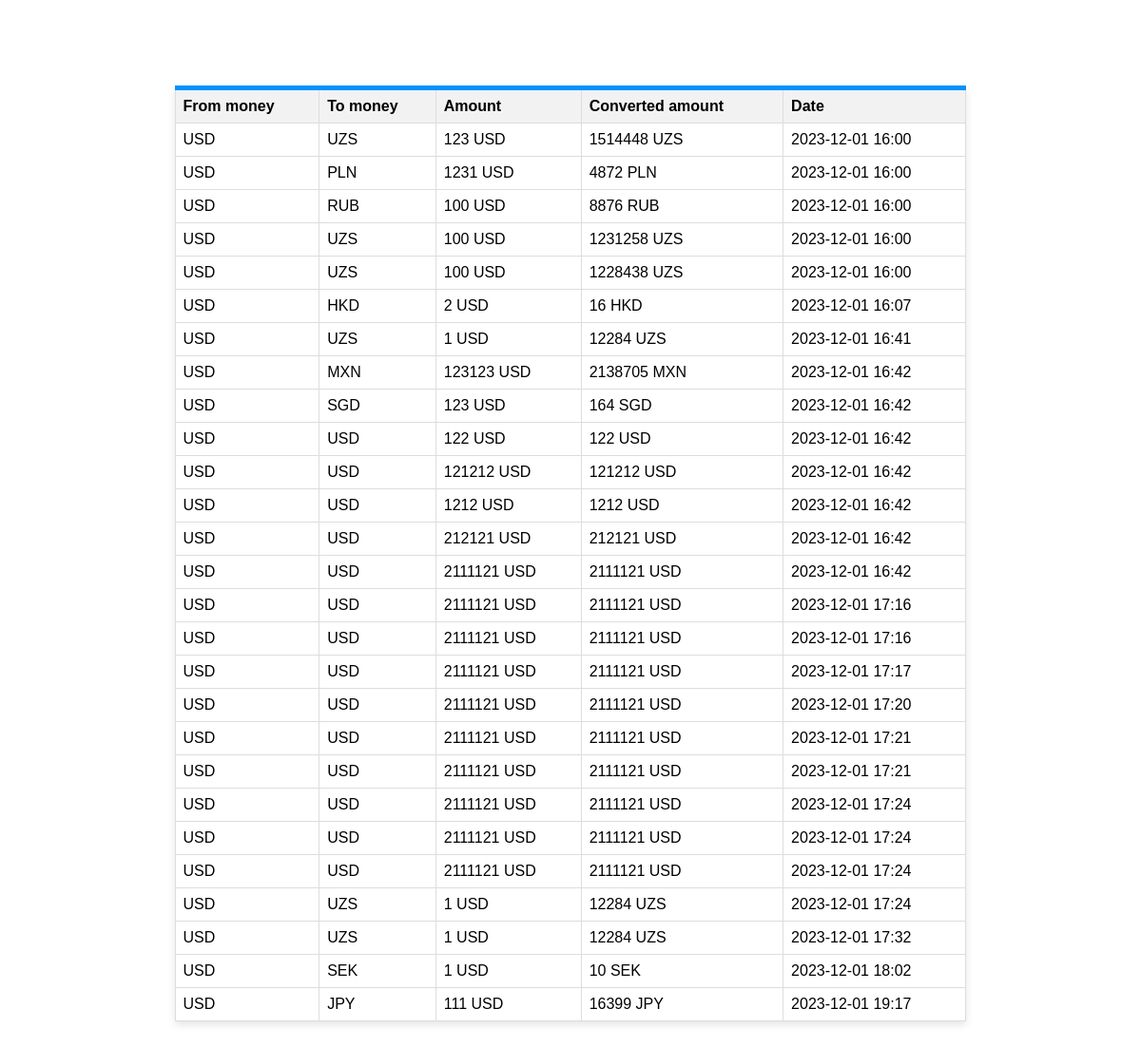
The page /history/ on the database its author committed.
### exchanging/models.py (models this page shows, shortened)
class Currency(models.Model):
    to_money = models.CharField(max_length=5)
    from_money = models.CharField(max_length=5)
    amount = models.DecimalField(max_digits=10, decimal_places=2)
    converted_amount = models.DecimalField(max_digits=10, decimal_places=2)
    date = models.DateTimeField(default=timezone.datetime.now)

### exchanging/views.py (the view)
# urls.py: path('history/', history, name='conversion_history'),
def history(request):
    return render(request, 'exchanging/history.html', {'currencies': models.Currency.objects.all()})

### exchanging/templates/exchanging/history.html (shortened to what this page needs)
{% extends 'exchanging/base.html' %}
{% block content %}
    <div class="container1">
        <table>
                <thead>
                    <tr>
                        <th>From money</th>
                        <th>To money</th>
                        <th>Amount</th>
                        <th>Converted amount</th>
                        <th>Date</th>
                    </tr>
                </thead>
                <tbody>
                {% for a in currencies %}
                    <tr>
                            <td>{{ a.from_money}}</td>
                            <td>{{ a.to_money}}</td>
                            <td>{{ a.amount|floatformat:0}} {{ a.from_money }}</td>
                            <td>{{ a.converted_amount|floatformat:0 }} {{ a.to_money }}</td>
                            <td>{{ a.date|date:"Y-m-d H:i"}}</td>
                    </tr>
                {% endfor %}
                </tbody>
        </table>
    </div>
{% endblock %}

### exchanging/templates/exchanging/base.html (shortened to what this page needs)
{% load static %}
<!DOCTYPE html>
<html lang="en">
<head>
    <link rel="stylesheet" href="{% static 'exchanging/style.css' %}">
</head>
<body>
    {% block content %}{% endblock content %}
</body>
</html>

### exchanging/static/exchanging/style.css (style rules this page uses)
* { padding: 0; margin: 0; box-sizing: border-box; }
body { justify-content: center; align-items: center; font-family: Arial, sans-serif; display: flex; margin: 0; }
.container1 { display: flex; padding-bottom: 30px; width: 83.3%; justify-content: center; align-items: center; flex-direction: column; margin:70px 0; }
table { width: 83.33%; height: 75%; border-collapse: collapse; margin-top: 20px; box-shadow: 0 4px 8px rgba(0, 0, 0, 0.1); }
thead { background-color: #3498db; border-top: 5px solid rgb(0, 145, 255);; }
th, td { border: 1px solid #dddddd; text-align: left; padding: 8px; }
th { background-color: #f2f2f2; }

### rows shown on the page
Currency: from_money "USD", to_money "UZS", amount "123", converted_amount "1514448", date "2023-12-01 16:00"
Currency: from_money "USD", to_money "PLN", amount "1231", converted_amount "4872", date "2023-12-01 16:00"
Currency: from_money "USD", to_money "RUB", amount "100", converted_amount "8876", date "2023-12-01 16:00"
Currency: from_money "USD", to_money "UZS", amount "100", converted_amount "1231258", date "2023-12-01 16:00"
Currency: from_money "USD", to_money "UZS", amount "100", converted_amount "1228438", date "2023-12-01 16:00"
Currency: from_money "USD", to_money "HKD", amount "2", converted_amount "16", date "2023-12-01 16:07"
Currency: from_money "USD", to_money "UZS", amount "1", converted_amount "12284", date "2023-12-01 16:41"
Currency: from_money "USD", to_money "MXN", amount "123123", converted_amount "2138705", date "2023-12-01 16:42"
Currency: from_money "USD", to_money "SGD", amount "123", converted_amount "164", date "2023-12-01 16:42"
Currency: from_money "USD", to_money "USD", amount "122", converted_amount "122", date "2023-12-01 16:42"
Currency: from_money "USD", to_money "USD", amount "121212", converted_amount "121212", date "2023-12-01 16:42"
Currency: from_money "USD", to_money "USD", amount "1212", converted_amount "1212", date "2023-12-01 16:42"
Currency: from_money "USD", to_money "USD", amount "212121", converted_amount "212121", date "2023-12-01 16:42"
Currency: from_money "USD", to_money "USD", amount "2111121", converted_amount "2111121", date "2023-12-01 16:42"
Currency: from_money "USD", to_money "USD", amount "2111121", converted_amount "2111121", date "2023-12-01 17:16"
Currency: from_money "USD", to_money "USD", amount "2111121", converted_amount "2111121", date "2023-12-01 17:16"
Currency: from_money "USD", to_money "USD", amount "2111121", converted_amount "2111121", date "2023-12-01 17:17"
Currency: from_money "USD", to_money "USD", amount "2111121", converted_amount "2111121", date "2023-12-01 17:20"
Currency: from_money "USD", to_money "USD", amount "2111121", converted_amount "2111121", date "2023-12-01 17:21"
Currency: from_money "USD", to_money "USD", amount "2111121", converted_amount "2111121", date "2023-12-01 17:21"
Currency: from_money "USD", to_money "USD", amount "2111121", converted_amount "2111121", date "2023-12-01 17:24"
Currency: from_money "USD", to_money "USD", amount "2111121", converted_amount "2111121", date "2023-12-01 17:24"
Currency: from_money "USD", to_money "USD", amount "2111121", converted_amount "2111121", date "2023-12-01 17:24"
Currency: from_money "USD", to_money "UZS", amount "1", converted_amount "12284", date "2023-12-01 17:24"
Currency: from_money "USD", to_money "UZS", amount "1", converted_amount "12284", date "2023-12-01 17:32"
Currency: from_money "USD", to_money "SEK", amount "1", converted_amount "10", date "2023-12-01 18:02"
Currency: from_money "USD", to_money "JPY", amount "111", converted_amount "16399", date "2023-12-01 19:17"
